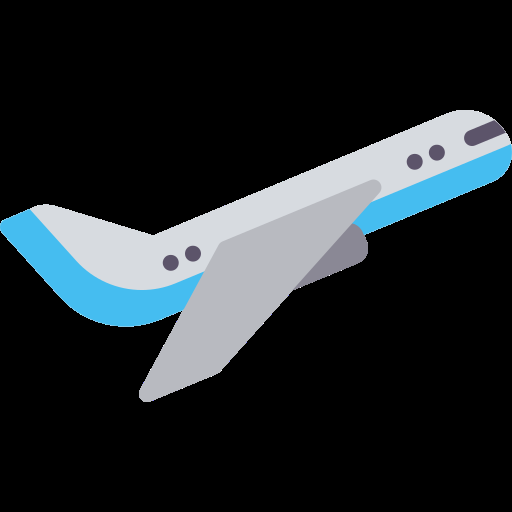
#> input picture example_image/airplane(1).png, 512 x 512 px
$ python -i png_to_svg_converter.py   (imports and definitions only)
#> lines starting #> are read from the running program, lines starting #| are printed output that depends on the picture; after the words box and inside, x2 and y2 are one past the last pixel; in counts of white or black regions, pixels touching at a corner belong together
import argparse
import json
import os
import numpy as np
import cv2
from pathlib import Path
from sklearn.cluster import KMeans
from PIL import Image
import xml.dom.minidom as minidom
import re
import math
import glob
import sys

class PNGtoSVGConverter:
    """将PNG图像转换为SVG并使用原始SVG数据进行优化"""

    def __init__(self, png_file, original_svg_json=None):
        """初始化转换器"""
        self.png_file = png_file
        self.original_svg_json = original_svg_json
        self.original_svg_data = None
        self.color_layers = {}
        self.svg_paths = []
        self.width = 0
        self.height = 0

    # [12 lines left out: function load_original_svg_data, not called in this run]

    def convert(self, output_file=None, optimize=True):
        """转换PNG到SVG"""
#> called with optimize = True
        if not output_file:
            output_file = Path(self.png_file).with_suffix('.svg')

        # 加载原始SVG数据（如果提供）
        if self.original_svg_json:
            self.load_original_svg_data()

        # 读取PNG图像
        try:
            img = cv2.imread(self.png_file, cv2.IMREAD_UNCHANGED)
#> img is the input picture: shape (512, 512, 4); mean B, G, R, A 43.1, 39.7, 33.7, 51.2
            if img is None:
                raise ValueError(f"无法读取图像文件: {self.png_file}")

            # 保存图像尺寸
            self.height, self.width = img.shape[:2]

            # 保存Alpha通道（如果有）
            if img.shape[2] == 4:
                self.alpha_mask = img[:, :, 3] > 128  # 二值化Alpha通道
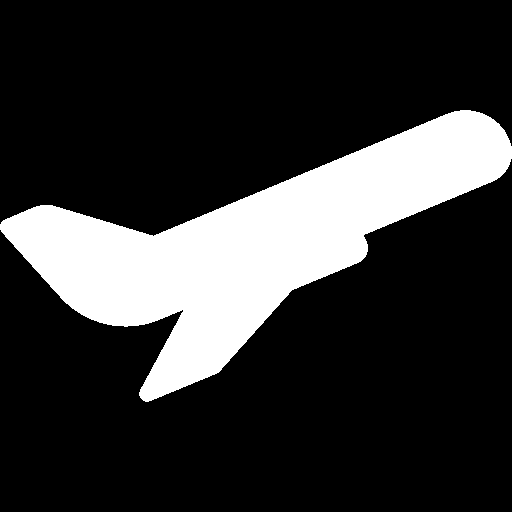
#> self.alpha_mask: shape (512, 512) bool; 20.1% white; 1 white region, box (x1, y1, x2, y2) and area: (0, 110, 512, 402) 52679
                # 只处理RGB部分，保留透明度信息
                img_rgb = img[:, :, :3]
                img = img_rgb  # 不混合白色背景

            # 提取颜色层
            self._extract_color_layers(img)

            # 为每个颜色层创建路径
            self.svg_paths = []

            # 按照颜色层的顺序处理（从下到上）
            for color in self.color_layers_order:
                mask = self.color_layers[color]

                # 如果有Alpha通道，将颜色层与Alpha掩码相交
                if hasattr(self, 'alpha_mask'):
                    mask = np.logical_and(mask, self.alpha_mask)

                paths = self._create_paths_from_mask(mask)
                for path in paths:
                    self.svg_paths.append({
                        'path': path,
                        'color': color
                    })

            # 如果提供了原始SVG数据并启用了优化，则优化路径
            if self.original_svg_data and optimize:
                self._optimize_paths()

            # 生成SVG文件
            self._generate_svg(output_file)

            print(f"SVG已生成并保存到: {output_file}")
            return True

        except Exception as e:
            print(f"转换PNG到SVG时出错: {e}")
            return False

    def _extract_color_layers(self, img):
        """从图像中提取颜色层，并确保正确的图层顺序"""
        # 将图像转换为RGB（如果不是）
        if len(img.shape) == 2:
            img = cv2.cvtColor(img, cv2.COLOR_GRAY2RGB)
        elif img.shape[2] == 4:
            img = cv2.cvtColor(img, cv2.COLOR_BGRA2RGB)
        else:
            img = cv2.cvtColor(img, cv2.COLOR_BGR2RGB)
#> img: shape (512, 512, 3)

        # 创建掩码，只包括非透明区域
        if hasattr(self, 'alpha_mask'):
            mask = self.alpha_mask
        else:
            # 如果没有Alpha通道，假设整个图像都是非透明的
            mask = np.ones((self.height, self.width), dtype=bool)

        # 重塑图像以进行聚类，只包括非透明区域
        pixels = img.reshape(-1, 3)
        valid_pixels = pixels[mask.flatten()]

        # 如果没有有效像素，返回
        if len(valid_pixels) == 0:
            return

        # 确定颜色数量
        if self.original_svg_data:
            # 从原始SVG中提取唯一颜色
            unique_colors = set()
            for elem in self.original_svg_data.get('elements', []):
                if 'style' in elem and 'fill' in elem['style']:
                    fill_color = elem['style']['fill']
                    if fill_color != 'none':
                        unique_colors.add(fill_color)
                elif 'attributes' in elem and 'fill' in elem['attributes']:
                    fill_color = elem['attributes']['fill']
                    if fill_color != 'none':
                        unique_colors.add(fill_color)

            # 将十六进制颜色转换为RGB
            rgb_colors = []
            for color in unique_colors:
                if color.startswith('#'):
                    # 处理#RGB或#RRGGBB格式
                    color = color.lstrip('#')
                    if len(color) == 3:
                        r, g, b = [int(c + c, 16) for c in color]
                    else:
                        r, g, b = [int(color[i:i+2], 16) for i in (0, 2, 4)]
                    rgb_colors.append([r, g, b])

            n_colors = max(len(rgb_colors), 2)  # 至少使用2种颜色

            # 如果有预定义颜色，使用它们作为初始聚类中心
            if rgb_colors:
                kmeans = KMeans(n_clusters=n_colors, init=np.array(rgb_colors), n_init=1)
            else:
                kmeans = KMeans(n_clusters=n_colors)
        else:
            # 如果没有原始SVG，使用K-means确定主要颜色
            # 使用轮廓系数确定最佳聚类数
            from sklearn.metrics import silhouette_score

            # 取样本以加速计算
            sample_size = min(10000, valid_pixels.shape[0])
            pixel_sample = valid_pixels[np.random.choice(valid_pixels.shape[0], sample_size, replace=False)]

            best_score = -1
            best_k = 2

            # 尝试不同的聚类数
            for k in range(2, min(11, len(pixel_sample))):
                kmeans = KMeans(n_clusters=k, n_init=10)
                cluster_labels = kmeans.fit_predict(pixel_sample)

                # 计算轮廓系数
                silhouette_avg = silhouette_score(pixel_sample, cluster_labels)

                if silhouette_avg > best_score:
                    best_score = silhouette_avg
                    best_k = k
#> this loop made 9 passes
#> (silhouette_avg, best_score) on passes 1 to 6: (0.743, 0.743), (0.82, 0.82), (0.96, 0.96), (0.981, 0.981), (0.983, 0.983), (0.984, 0.984)
#> after the loop, best_k = 7; best_score = 0.984

            n_colors = best_k
#> n_colors = 7
            kmeans = KMeans(n_clusters=n_colors)

        # 拟合K-means，只使用非透明区域的像素
        kmeans.fit(valid_pixels)

        # 获取聚类中心（颜色）
        colors = kmeans.cluster_centers_.astype(int)
#> colors = [[183, 186, 192], [69, 189, 239], [214, 218, 223], [138, 136, 149], [92, 84, 106], [111, 196, 233], [160, 206, 228]]

        # 创建一个标签数组，初始化为-1（表示透明区域）
        labels = np.ones(pixels.shape[0], dtype=int) * -1

        # 只为非透明区域预测标签
        labels[mask.flatten()] = kmeans.predict(valid_pixels)

        # 为每个颜色创建掩码，排除透明区域
        color_layers = {}
        for i in range(n_colors):
            color_mask = (labels == i).reshape(self.height, self.width)

            # 将RGB颜色转换为十六进制
            color = '#{:02x}{:02x}{:02x}'.format(colors[i][0], colors[i][1], colors[i][2])

            # 计算这个颜色层的平均深度（如果有深度信息）
            brightness = 0.299 * colors[i][0] + 0.587 * colors[i][1] + 0.114 * colors[i][2]

            # 存储颜色层及其深度信息
            color_layers[color] = {
                'mask': color_mask,
                'brightness': brightness,
                'area': np.sum(color_mask)  # 计算区域大小
            }
#> this loop made 7 passes
#> (color, brightness) on passes 1 to 7: ('#b7bac0', 185.8), ('#45bdef', 158.8), ('#d6dadf', 217.4), ('#8a8895', 138.1), ('#5c546a', 88.9), ('#6fc4e9', 174.8), ('#a0cee4', 194.8)
#> after the loop, color_layers = 7 items

        # 根据深度和区域大小对颜色层进行排序
        sorted_colors = sorted(
            color_layers.keys(),
            key=lambda c: (color_layers[c]['brightness'], -color_layers[c]['area'])
        )
#> sorted_colors = ['#5c546a', '#8a8895', '#45bdef', '#6fc4e9', '#b7bac0', '#a0cee4', '#d6dadf']

        # 按排序顺序存储颜色层
        self.color_layers_order = sorted_colors
#> self.color_layers_order has the same summary as sorted_colors
        self.color_layers = {color: color_layers[color]['mask'] for color in sorted_colors}
#> self.color_layers = 7 items
#> the loop in convert, `for color in self.color_layers_order:` made 7 passes
#> color on passes 1 to 7: '#5c546a', '#8a8895', '#45bdef', '#6fc4e9', '#b7bac0', '#a0cee4', '#d6dadf'
#> pass 1, in convert, `mask = self.color_layers[color]`:
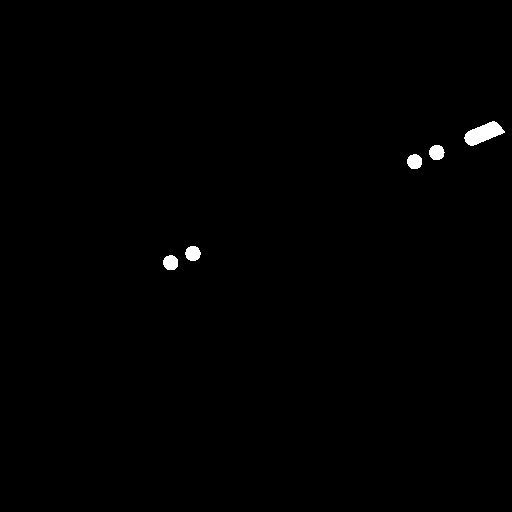
#> mask: shape (512, 512) bool; 0.5% white; 5 white regions, box (x1, y1, x2, y2) and area: (464, 121, 505, 146) 564, (429, 145, 445, 160) 188, (185, 246, 201, 261) 187, (163, 255, 178, 270) 184, (407, 154, 422, 169) 182
#> pass 1, in _create_paths_from_mask, `binary_mask = cv2.dilate(binary_mask, kernel, iterations=1)`:
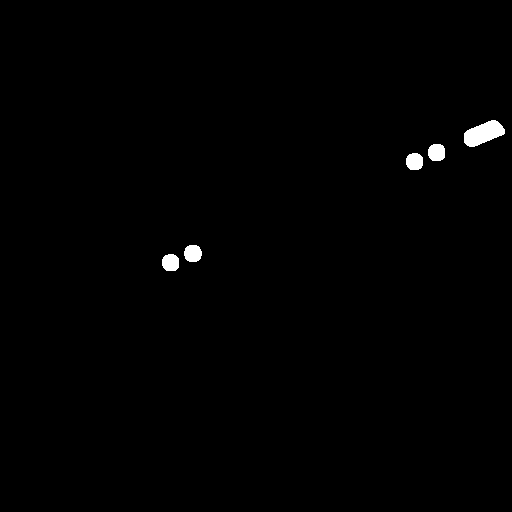
#> binary_mask: shape (512, 512); 0.64% white; 5 white regions, box (x1, y1, x2, y2) and area: (464, 120, 505, 147) 692, (184, 245, 202, 262) 253, (428, 144, 445, 161) 251, (162, 254, 179, 271) 248, (406, 153, 423, 170) 246
#> after the loop in convert, `for color in self.color_layers_order:`:
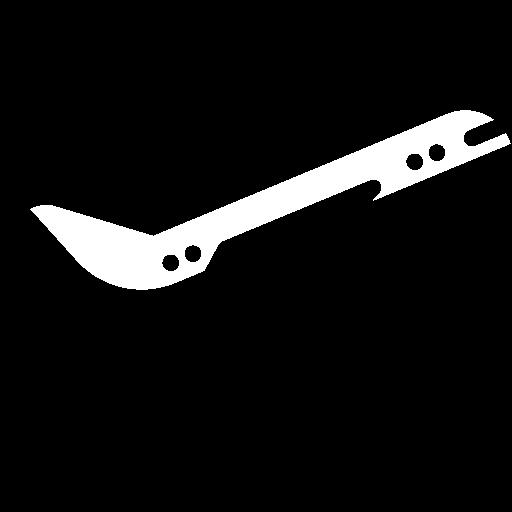
#> mask: shape (512, 512) bool; 7.5% white; 1 white region, box (x1, y1, x2, y2) and area: (30, 110, 511, 290) 19734
#> after the loop in convert, `for color in self.color_layers_order:`: self.svg_paths = 14 items

    def _create_paths_from_mask(self, mask):
        """从二值掩码创建SVG路径（使用曲线拟合）"""
        # 确保掩码是二值图像
        binary_mask = (mask * 255).astype(np.uint8)

        # 应用形态学操作来清理掩码
        kernel = np.ones((3, 3), np.uint8)
        binary_mask = cv2.morphologyEx(binary_mask, cv2.MORPH_OPEN, kernel)
        binary_mask = cv2.morphologyEx(binary_mask, cv2.MORPH_CLOSE, kernel)

        # 稍微膨胀掩码，使相邻区域有重叠
        binary_mask = cv2.dilate(binary_mask, kernel, iterations=1)

        # 使用OpenCV查找轮廓
        contours, hierarchy = cv2.findContours(binary_mask, cv2.RETR_CCOMP, cv2.CHAIN_APPROX_SIMPLE)

        svg_paths = []
        for i, contour in enumerate(contours):
            # 跳过太小的轮廓
            if cv2.contourArea(contour) < 10:
                continue

            # 跳过图像边界轮廓
            x, y, w, h = cv2.boundingRect(contour)
            if (x <= 1 and y <= 1 and w >= self.width - 3 and h >= self.height - 3):
                continue

            # 使用更小的epsilon值进行轮廓简化，保留更多细节
            epsilon = 0.0005 * cv2.arcLength(contour, True)
            approx = cv2.approxPolyDP(contour, epsilon, True)

            # 创建SVG路径数据
            path_data = []

            # 移动到第一个点
            path_data.append(f"M {approx[0][0][0]} {approx[0][0][1]}")

            # 使用贝塞尔曲线拟合轮廓点
            if len(approx) > 2:
                # 将轮廓点转换为适合贝塞尔曲线拟合的格式
                points = [point[0] for point in approx]

                # 闭合轮廓
                points.append(points[0])

                # 使用三次贝塞尔曲线拟合
                for i in range(0, len(points) - 1, 3):
                    if i + 3 < len(points):
                        # 完整的贝塞尔曲线段
                        p0 = points[i]
                        p1 = points[i + 1]
                        p2 = points[i + 2]
                        p3 = points[i + 3]

                        # 添加贝塞尔曲线命令
                        path_data.append(f"C {p1[0]} {p1[1]}, {p2[0]} {p2[1]}, {p3[0]} {p3[1]}")
                    else:
                        # 处理剩余的点
                        for j in range(i + 1, len(points)):
                            path_data.append(f"L {points[j][0]} {points[j][1]}")
            else:
                # 对于简单轮廓，使用线段
                for point in approx[1:]:
                    path_data.append(f"L {point[0][0]} {point[0][1]}")

            # 闭合路径
            path_data.append("Z")

            svg_paths.append(" ".join(path_data))

        return svg_paths

    # [159 lines left out: functions _optimize_paths, _colors_are_similar, _hex_to_rgb, _path_similarity_score, _extract_points_from_path, not called in this run]

    def _point_distance(self, p1, p2):
        """计算两点之间的欧几里得距离"""
        return ((p1[0] - p2[0]) ** 2 + (p1[1] - p2[1]) ** 2) ** 0.5

    def _generate_svg(self, output_file):
        """生成SVG文件，确保正确的图层顺序"""
        # 创建SVG文档
        doc = minidom.getDOMImplementation().createDocument(None, "svg", None)
        root = doc.documentElement

        # 设置SVG属性
        root.setAttribute("xmlns", "http://www.w3.org/2000/svg")
        root.setAttribute("width", str(self.width))
        root.setAttribute("height", str(self.height))
        root.setAttribute("viewBox", f"0 0 {self.width} {self.height}")

        # 添加透明背景设置
        root.setAttribute("style", "background-color: transparent;")

        # 如果有原始SVG数据，复制其命名空间和根属性
        if self.original_svg_data:
            # 添加命名空间
            for ns_name, ns_uri in self.original_svg_data.get('namespaces', {}).items():
                if ns_name == 'default':
                    continue  # 已添加默认命名空间
                root.setAttribute(f"xmlns:{ns_name}", ns_uri)

            # 添加其他根元素属性
            for attr_name, attr_value in self.original_svg_data.get('root_attributes', {}).items():
                # 跳过已添加的基本属性
                if attr_name in ['width', 'height', 'viewBox', 'style']:
                    continue
                root.setAttribute(attr_name, attr_value)

        # 不过滤白色路径，因为我们现在处理透明背景
        # 直接使用所有路径
        filtered_paths = self.svg_paths
#> filtered_paths = 14 items

        # 按照颜色层的顺序添加路径元素
        # 首先创建一个按颜色分组的路径字典
        paths_by_color = {}
        for path_data in filtered_paths:
            color = path_data['color']
            if color not in paths_by_color:
                paths_by_color[color] = []
            paths_by_color[color].append(path_data['path'])
#> this loop made 14 passes
#> after the loop, paths_by_color = 5 items

        # 按照颜色层的顺序添加路径
        # 注意：我们反转顺序，因为SVG中后添加的元素会显示在上层
        for color in reversed(self.color_layers_order):
            if color in paths_by_color:
                for path in paths_by_color[color]:
                    path_elem = doc.createElement("path")
                    path_elem.setAttribute("d", path)
                    path_elem.setAttribute("fill", color)
                    root.appendChild(path_elem)
#> this loop made 7 passes

        # 写入SVG文件
        with open(output_file, 'w', encoding='utf-8') as f:
            f.write(doc.toprettyxml(indent="  "))

        # 清理XML格式
        self._clean_svg_file(output_file)

    def _clean_svg_file(self, svg_file):
        """清理SVG文件，移除多余的空白行"""
        with open(svg_file, 'r', encoding='utf-8') as f:
            lines = f.readlines()

        # 移除空白行
        lines = [line for line in lines if line.strip()]

        with open(svg_file, 'w', encoding='utf-8') as f:
            f.writelines(lines)

# [60 lines left out: functions batch_convert_directory, main, not called in this run]

# [6 lines not run here, left out]

>>> result = PNGtoSVGConverter('example_image/airplane(1).png').convert()

$ run again, on example_image/ambulance.png
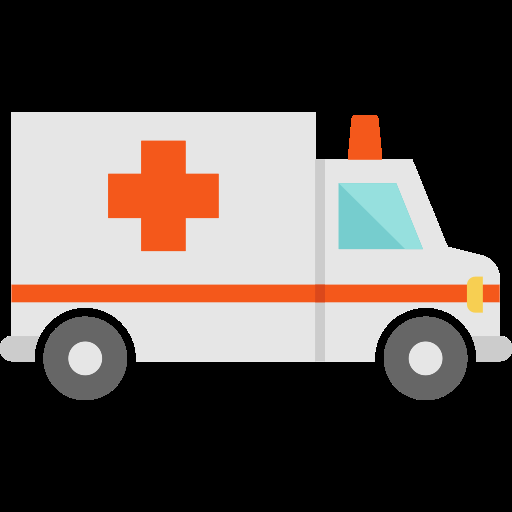
#> input picture example_image/ambulance.png, 512 x 512 px
#> in convert, img is the input picture: shape (512, 512, 4); mean B, G, R, A 78.5, 82.9, 92, 107
#> in convert, `self.alpha_mask = img[:, :, 3] > 128`:
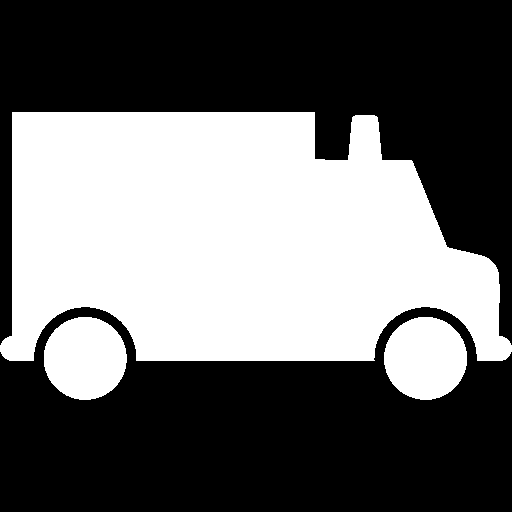
#> self.alpha_mask: shape (512, 512) bool; 42% white; 3 white regions, box (x1, y1, x2, y2) and area: (0, 112, 512, 361) 99141, (44, 317, 127, 400) 5425, (384, 317, 467, 400) 5422
#> img: shape (512, 512, 3)
#> the loop in _extract_color_layers, `for k in range(2, min(11, len(pixel_sample))):` made 9 passes
#> (silhouette_avg, best_score) on passes 1, 2, 3, 4, 5, 6, 7, 9: (0.864, 0.864), (0.926, 0.926), (0.935, 0.935), (0.95, 0.95), (0.974, 0.974), (0.979, 0.979), (0.991, 0.991), (0.991, 0.991)
#> after the loop in _extract_color_layers, `for k in range(2, min(11, len(pixel_sample))):`: best_k = 10; best_score = 0.991
#> n_colors = 10
#> colors = [[229, 229, 229], [243, 87, 27], [102, 102, 102], [118, 204, 205], [235, 173, 148], [204, 203, 203], [150, 223, 221], [246, 206, 82], [239, 117, 69], [234, 187, 168]]
#> the loop in _extract_color_layers, `for i in range(n_colors):` made 10 passes
#> (color, brightness) on passes 1 to 8: ('#e5e5e5', 229), ('#f3571b', 126.8), ('#666666', 102), ('#76cccd', 178.4), ('#ebad94', 188.7), ('#cccbcb', 203.3), ('#96dfdd', 200.9), ('#f6ce52', 203.8)
#> after the loop in _extract_color_layers, `for i in range(n_colors):`: color_layers = 10 items
#> sorted_colors = ['#666666', '#f3571b', '#ef7545', '#76cccd', '#ebad94', '#eabba8', '#96dfdd', '#cccbcb', '#f6ce52', '#e5e5e5']
#> self.color_layers_order has the same summary as sorted_colors
#> self.color_layers = 10 items
#> the loop in convert, `for color in self.color_layers_order:` made 10 passes
#> color on passes 1 to 8: '#666666', '#f3571b', '#ef7545', '#76cccd', '#ebad94', '#eabba8', '#96dfdd', '#cccbcb'
#> after the loop in convert, `for color in self.color_layers_order:`:
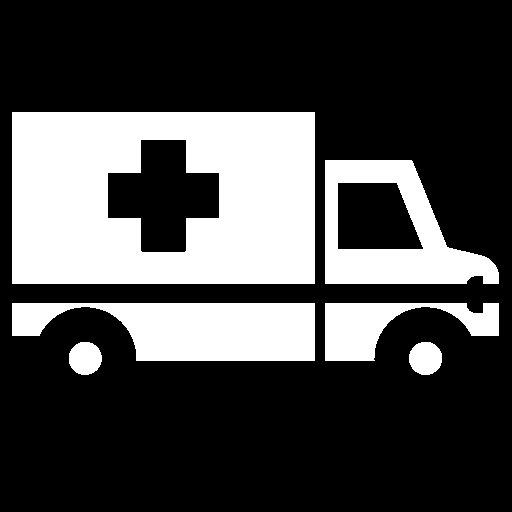
#> mask: shape (512, 512) bool; 28.1% white; 6 white regions, box (x1, y1, x2, y2) and area: (12, 112, 315, 284) 44108, (12, 303, 315, 361) 12618, (325, 160, 499, 284) 10312, (325, 303, 499, 361) 4982, (409, 342, 442, 375) 873, (69, 342, 102, 375) 868
#> after the loop in convert, `for color in self.color_layers_order:`: self.svg_paths = 23 items
#> the loop in _generate_svg, `for path_data in filtered_paths:` made 23 passes
#> after the loop in _generate_svg, `for path_data in filtered_paths:`: paths_by_color = 7 items
#> the loop in _generate_svg, `for color in reversed(self.color_layers_order):` made 10 passes
